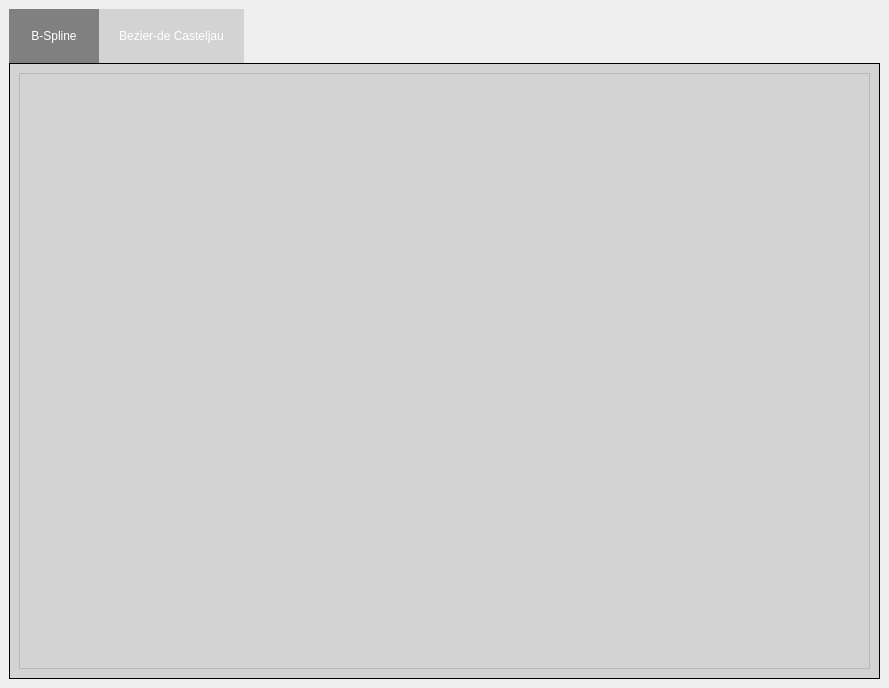
<?xml version="1.0" encoding="UTF-8"?>
<ui version="4.0">
 <class>MainWindow</class>
 <widget class="QMainWindow" name="MainWindow">
  <property name="geometry">
   <rect>
    <x>0</x>
    <y>0</y>
    <width>889</width>
    <height>688</height>
   </rect>
  </property>
  <property name="windowTitle">
   <string>Computer graphics: curves created with spline functions </string>
  </property>
  <widget class="QWidget" name="centralwidget">
   <property name="styleSheet">
    <string notr="true">QMainWindow {
	background: rgb(235, 235, 235);
}</string>
   </property>
   <layout class="QVBoxLayout" name="verticalLayout">
    <item>
     <widget class="QTabWidget" name="tabWidget">
      <property name="layoutDirection">
       <enum>Qt::LeftToRight</enum>
      </property>
      <property name="styleSheet">
       <string notr="true">QTabWidget::pane {
                border: 1px solid black;
                background: lightgrey;
            }
            QTabWidget::tab-bar {
                alignment: center;
                border: 1px solid gray;
            }
            QTabBar::tab {
                background: lightgray;
                color: white;
                padding: 20px; 
                min-width: 50%; 
            }
            QTabBar::tab:selected {
                background: gray;
            }</string>
      </property>
      <property name="tabShape">
       <enum>QTabWidget::Rounded</enum>
      </property>
      <property name="currentIndex">
       <number>0</number>
      </property>
      <property name="elideMode">
       <enum>Qt::ElideNone</enum>
      </property>
      <property name="documentMode">
       <bool>false</bool>
      </property>
      <property name="movable">
       <bool>false</bool>
      </property>
      <widget class="QWidget" name="bsplinetab">
       <attribute name="title">
        <string>B-Spline</string>
       </attribute>
       <layout class="QGridLayout" name="gridLayout">
        <item row="0" column="0">
         <widget class="QFrame" name="bsplineframe">
          <property name="frameShape">
           <enum>QFrame::StyledPanel</enum>
          </property>
          <property name="frameShadow">
           <enum>QFrame::Raised</enum>
          </property>
         </widget>
        </item>
       </layout>
      </widget>
      <widget class="QWidget" name="beziertab">
       <attribute name="title">
        <string>Bezier-de Casteljau</string>
       </attribute>
       <layout class="QGridLayout" name="gridLayout_2">
        <item row="0" column="0">
         <widget class="QFrame" name="bezierframe">
          <property name="frameShape">
           <enum>QFrame::StyledPanel</enum>
          </property>
          <property name="frameShadow">
           <enum>QFrame::Raised</enum>
          </property>
         </widget>
        </item>
       </layout>
      </widget>
     </widget>
    </item>
   </layout>
  </widget>
 </widget>
 <resources/>
 <connections/>
</ui>
